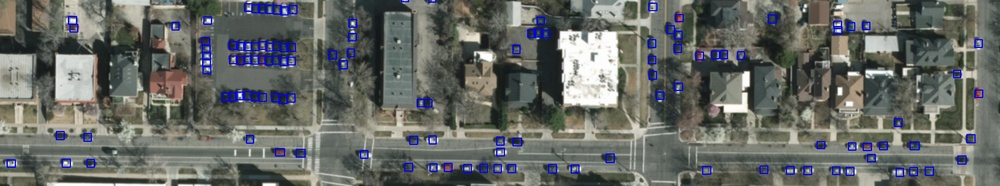
#> input picture test_images/header.jpg, 1000 x 186 px, shrunk from 2578 x 480 before the run
$ python -i slice_im.py   (imports and definitions only)   (Python 2 division)
#> lines starting #> are read from the running program, lines starting #| are printed output that depends on the picture; after the words box and inside, x2 and y2 are one past the last pixel; in counts of white or black regions, pixels touching at a corner belong together
# -*- coding: utf-8 -*-
"""
Created on Wed Jun 22 02:53:01 2016

@author: avanetten
"""

import os
import cv2
import time

###############################################################################
def slice_im(image_path, out_name, outdir, sliceHeight=256, sliceWidth=256,
             zero_frac_thresh=0.2, overlap=0.2, verbose=False):
    '''Slice large satellite image into smaller pieces,
    ignore slices with a percentage null greater then zero_fract_thresh
    Assume three bands!'''
#> called with image_path = '../test_images/header.jpg', out_name = 'out.png', outdir = 'out1.png', sliceHeight = 256, sliceWidth = 256, zero_frac_thresh = 0.2, overlap = 0.2, verbose = False

    image0 = cv2.imread(image_path, 1)  # color
#> image0 is the input picture: shape (186, 1000, 3); mean B, G, R 102.5, 106.4, 103.6
    ext = '.' + image_path.split('.')[-1]
    win_h, win_w = image0.shape[:2]
#> win_h = 186; win_w = 1000

    # if slice sizes are large than image, pad the edges
    pad = 0
    if sliceHeight > win_h:
        pad = sliceHeight - win_h
#> pad = 70
    if sliceWidth > win_w:
        pad = max(pad, sliceWidth - win_w)
    # pad the edge of the image with black pixels
    if pad > 0:
        border_color = (0,0,0)
        image0 = cv2.copyMakeBorder(image0, pad, pad, pad, pad,
                                 cv2.BORDER_CONSTANT, value=border_color)
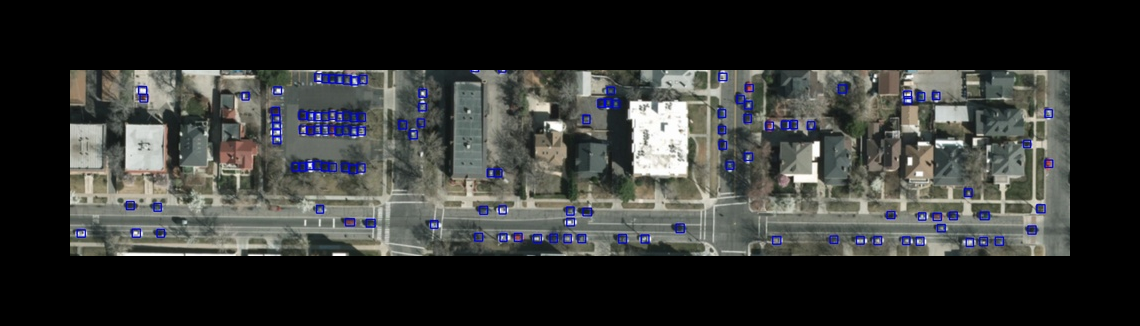
#> image0: shape (326, 1140, 3); mean B, G, R 51.3, 53.2, 51.8

    win_size = sliceHeight*sliceWidth

    t0 = time.time()
    n_ims = 0
    n_ims_nonull = 0
    dx = int((1. - overlap) * sliceWidth)
    dy = int((1. - overlap) * sliceHeight)

    for y0 in xrange(0, image0.shape[0], dy):#sliceHeight):
        for x0 in xrange(0, image0.shape[1], dx):#sliceWidth):
            n_ims += 1

            # make sure we don't have a tiny image on the edge
            if y0+sliceHeight > image0.shape[0]:
                y = image0.shape[0] - sliceHeight
            else:
                y = y0
            if x0+sliceWidth > image0.shape[1]:
                x = image0.shape[1] - sliceWidth
            else:
                x = x0

            # extract image
            window_c = image0[y:y + sliceHeight, x:x + sliceWidth]
            # get black and white image
            window = cv2.cvtColor(window_c, cv2.COLOR_BGR2GRAY)

            # find threshold that's not black
            # https://opencv-python-tutroals.readthedocs.org/en/latest/py_tutorials/py_imgproc/py_thresholding/py_thresholding.html?highlight=threshold
            ret,thresh1 = cv2.threshold(window, 2, 255, cv2.THRESH_BINARY)
            non_zero_counts = cv2.countNonZero(thresh1)
            zero_counts = win_size - non_zero_counts
            zero_frac = float(zero_counts) / win_size
            #print "zero_frac", zero_fra
            # skip if image is mostly empty
            if zero_frac >= zero_frac_thresh:
                if verbose:
                    print "Zero frac too high at:", zero_frac
                continue
            # else save
            else:
                #outpath = os.path.join(outdir, out_name + \
                #'|' + str(y) + '_' + str(x) + '_' + str(sliceHeight) + '_' + str(sliceWidth) +\
                #'_' + str(pad) + ext)
                outpath = os.path.join(outdir, out_name + \
                '|' + str(y) + '_' + str(x) + '_' + str(sliceHeight) + '_' + str(sliceWidth) +\
                '_' + str(pad) + '_' + str(win_w) + '_' + str(win_h) + ext)

                #outpath = os.path.join(outdir, 'slice_' + out_name + \
                #'_' + str(y) + '_' + str(x) + '_' + str(sliceHeight) + '_' + str(sliceWidth) +\
                #'_' + str(pad) + '.jpg')
                if verbose:
                    print "outpath:", outpath
                cv2.imwrite(outpath, window_c)
                n_ims_nonull += 1
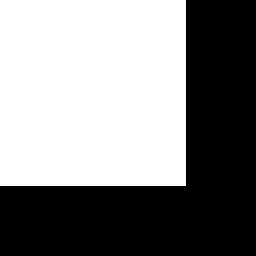
#> thresh1: shape (256, 256); 52.8% white; 1 black region, box (x1, y1, x2, y2) and area: (0, 0, 256, 256) 30940
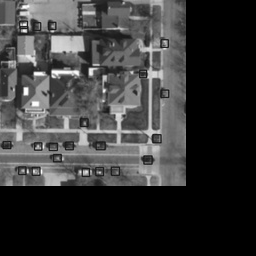
#> window: shape (256, 256); min 0, max 255, mean 55.8
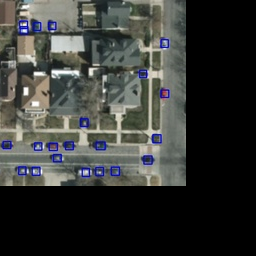
#> window_c: shape (256, 256, 3); mean B, G, R 54.1, 56.6, 55
#> after the loop, n_ims = 12; n_ims_nonull = 0

    print "Num slices:", n_ims, "Num non-null slices:", n_ims_nonull, \
            "sliceHeight", sliceHeight, "sliceWidth", sliceWidth
#| Num slices: 12 Num non-null slices: 0 sliceHeight 256 sliceWidth 256
    print "Time to slice", image_path, time.time()-t0, "seconds"

    return


    return

>>> result = slice_im('../test_images/header.jpg', 'out.png', 'out1.png')
